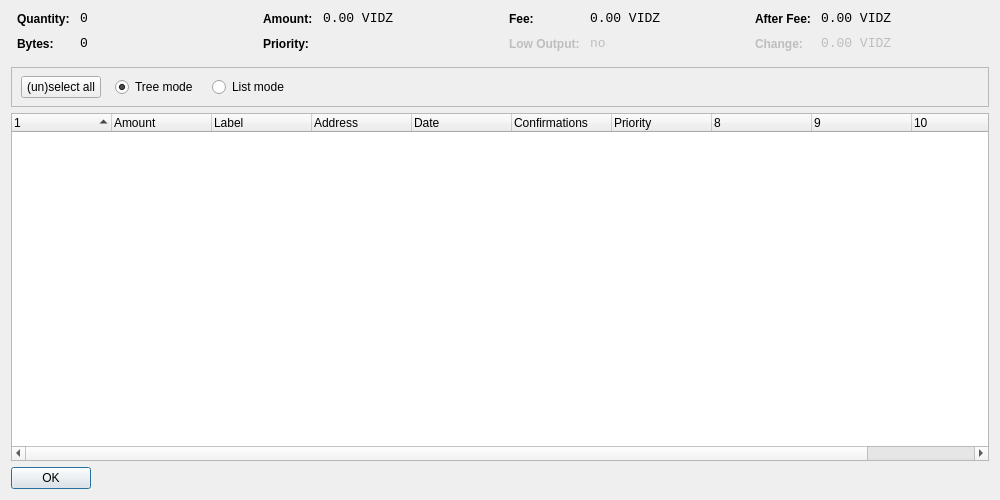
<?xml version="1.0" encoding="UTF-8"?>
<ui version="4.0">
 <class>CoinControlDialog</class>
 <widget class="QDialog" name="CoinControlDialog">
  <property name="geometry">
   <rect>
    <x>0</x>
    <y>0</y>
    <width>1000</width>
    <height>500</height>
   </rect>
  </property>
  <property name="windowTitle">
   <string>Coin Control</string>
  </property>
  <layout class="QVBoxLayout" name="verticalLayout">
   <item>
    <layout class="QHBoxLayout" name="horizontalLayoutTop" stretch="0,0,0,0">
     <property name="topMargin">
      <number>0</number>
     </property>
     <property name="bottomMargin">
      <number>10</number>
     </property>
     <item>
      <layout class="QFormLayout" name="formLayoutCoinControl1">
       <property name="horizontalSpacing">
        <number>10</number>
       </property>
       <property name="verticalSpacing">
        <number>10</number>
       </property>
       <property name="leftMargin">
        <number>6</number>
       </property>
       <property name="rightMargin">
        <number>6</number>
       </property>
       <item row="0" column="0">
        <widget class="QLabel" name="labelCoinControlQuantityText">
         <property name="styleSheet">
          <string notr="true">font-weight:bold;</string>
         </property>
         <property name="text">
          <string>Quantity:</string>
         </property>
        </widget>
       </item>
       <item row="0" column="1">
        <widget class="QLabel" name="labelCoinControlQuantity">
         <property name="font">
          <font>
           <family>Monospace</family>
           <pointsize>10</pointsize>
          </font>
         </property>
         <property name="cursor">
          <cursorShape>IBeamCursor</cursorShape>
         </property>
         <property name="contextMenuPolicy">
          <enum>Qt::ActionsContextMenu</enum>
         </property>
         <property name="text">
          <string notr="true">0</string>
         </property>
         <property name="textInteractionFlags">
          <set>Qt::LinksAccessibleByMouse|Qt::TextSelectableByKeyboard|Qt::TextSelectableByMouse</set>
         </property>
        </widget>
       </item>
       <item row="1" column="0">
        <widget class="QLabel" name="labelCoinControlBytesText">
         <property name="styleSheet">
          <string notr="true">font-weight:bold;</string>
         </property>
         <property name="text">
          <string>Bytes:</string>
         </property>
        </widget>
       </item>
       <item row="1" column="1">
        <widget class="QLabel" name="labelCoinControlBytes">
         <property name="font">
          <font>
           <family>Monospace</family>
           <pointsize>10</pointsize>
          </font>
         </property>
         <property name="cursor">
          <cursorShape>IBeamCursor</cursorShape>
         </property>
         <property name="contextMenuPolicy">
          <enum>Qt::ActionsContextMenu</enum>
         </property>
         <property name="text">
          <string notr="true">0</string>
         </property>
         <property name="textInteractionFlags">
          <set>Qt::LinksAccessibleByMouse|Qt::TextSelectableByKeyboard|Qt::TextSelectableByMouse</set>
         </property>
        </widget>
       </item>
      </layout>
     </item>
     <item>
      <layout class="QFormLayout" name="formLayoutCoinControl2">
       <property name="horizontalSpacing">
        <number>10</number>
       </property>
       <property name="verticalSpacing">
        <number>10</number>
       </property>
       <property name="leftMargin">
        <number>6</number>
       </property>
       <property name="rightMargin">
        <number>6</number>
       </property>
       <item row="0" column="0">
        <widget class="QLabel" name="labelCoinControlAmountText">
         <property name="styleSheet">
          <string notr="true">font-weight:bold;</string>
         </property>
         <property name="text">
          <string>Amount:</string>
         </property>
        </widget>
       </item>
       <item row="0" column="1">
        <widget class="QLabel" name="labelCoinControlAmount">
         <property name="font">
          <font>
           <family>Monospace</family>
           <pointsize>10</pointsize>
          </font>
         </property>
         <property name="cursor">
          <cursorShape>IBeamCursor</cursorShape>
         </property>
         <property name="contextMenuPolicy">
          <enum>Qt::ActionsContextMenu</enum>
         </property>
         <property name="text">
          <string notr="true">0.00 VIDZ</string>
         </property>
         <property name="textInteractionFlags">
          <set>Qt::LinksAccessibleByMouse|Qt::TextSelectableByKeyboard|Qt::TextSelectableByMouse</set>
         </property>
        </widget>
       </item>
       <item row="1" column="0">
        <widget class="QLabel" name="labelCoinControlPriorityText">
         <property name="styleSheet">
          <string notr="true">font-weight:bold;</string>
         </property>
         <property name="text">
          <string>Priority:</string>
         </property>
        </widget>
       </item>
       <item row="1" column="1">
        <widget class="QLabel" name="labelCoinControlPriority">
         <property name="font">
          <font>
           <family>Monospace</family>
           <pointsize>10</pointsize>
          </font>
         </property>
         <property name="cursor">
          <cursorShape>IBeamCursor</cursorShape>
         </property>
         <property name="contextMenuPolicy">
          <enum>Qt::ActionsContextMenu</enum>
         </property>
         <property name="text">
          <string/>
         </property>
         <property name="textInteractionFlags">
          <set>Qt::LinksAccessibleByMouse|Qt::TextSelectableByKeyboard|Qt::TextSelectableByMouse</set>
         </property>
        </widget>
       </item>
      </layout>
     </item>
     <item>
      <layout class="QFormLayout" name="formLayoutCoinControl3">
       <property name="horizontalSpacing">
        <number>10</number>
       </property>
       <property name="verticalSpacing">
        <number>10</number>
       </property>
       <property name="leftMargin">
        <number>6</number>
       </property>
       <property name="rightMargin">
        <number>6</number>
       </property>
       <item row="0" column="0">
        <widget class="QLabel" name="labelCoinControlFeeText">
         <property name="styleSheet">
          <string notr="true">font-weight:bold;</string>
         </property>
         <property name="text">
          <string>Fee:</string>
         </property>
        </widget>
       </item>
       <item row="0" column="1">
        <widget class="QLabel" name="labelCoinControlFee">
         <property name="font">
          <font>
           <family>Monospace</family>
           <pointsize>10</pointsize>
          </font>
         </property>
         <property name="cursor">
          <cursorShape>IBeamCursor</cursorShape>
         </property>
         <property name="contextMenuPolicy">
          <enum>Qt::ActionsContextMenu</enum>
         </property>
         <property name="text">
          <string notr="true">0.00 VIDZ</string>
         </property>
         <property name="textInteractionFlags">
          <set>Qt::LinksAccessibleByMouse|Qt::TextSelectableByKeyboard|Qt::TextSelectableByMouse</set>
         </property>
        </widget>
       </item>
       <item row="1" column="0">
        <widget class="QLabel" name="labelCoinControlLowOutputText">
         <property name="enabled">
          <bool>false</bool>
         </property>
         <property name="styleSheet">
          <string notr="true">font-weight:bold;</string>
         </property>
         <property name="text">
          <string>Low Output:</string>
         </property>
        </widget>
       </item>
       <item row="1" column="1">
        <widget class="QLabel" name="labelCoinControlLowOutput">
         <property name="enabled">
          <bool>false</bool>
         </property>
         <property name="font">
          <font>
           <family>Monospace</family>
           <pointsize>10</pointsize>
          </font>
         </property>
         <property name="cursor">
          <cursorShape>IBeamCursor</cursorShape>
         </property>
         <property name="contextMenuPolicy">
          <enum>Qt::ActionsContextMenu</enum>
         </property>
         <property name="text">
          <string notr="true">no</string>
         </property>
         <property name="textInteractionFlags">
          <set>Qt::LinksAccessibleByMouse|Qt::TextSelectableByKeyboard|Qt::TextSelectableByMouse</set>
         </property>
        </widget>
       </item>
      </layout>
     </item>
     <item>
      <layout class="QFormLayout" name="formLayoutCoinControl4">
       <property name="horizontalSpacing">
        <number>10</number>
       </property>
       <property name="verticalSpacing">
        <number>10</number>
       </property>
       <property name="leftMargin">
        <number>6</number>
       </property>
       <property name="rightMargin">
        <number>6</number>
       </property>
       <item row="0" column="0">
        <widget class="QLabel" name="labelCoinControlAfterFeeText">
         <property name="styleSheet">
          <string notr="true">font-weight:bold;</string>
         </property>
         <property name="text">
          <string>After Fee:</string>
         </property>
        </widget>
       </item>
       <item row="0" column="1">
        <widget class="QLabel" name="labelCoinControlAfterFee">
         <property name="font">
          <font>
           <family>Monospace</family>
           <pointsize>10</pointsize>
          </font>
         </property>
         <property name="cursor">
          <cursorShape>IBeamCursor</cursorShape>
         </property>
         <property name="contextMenuPolicy">
          <enum>Qt::ActionsContextMenu</enum>
         </property>
         <property name="text">
          <string notr="true">0.00 VIDZ</string>
         </property>
         <property name="textInteractionFlags">
          <set>Qt::LinksAccessibleByMouse|Qt::TextSelectableByKeyboard|Qt::TextSelectableByMouse</set>
         </property>
        </widget>
       </item>
       <item row="1" column="0">
        <widget class="QLabel" name="labelCoinControlChangeText">
         <property name="enabled">
          <bool>false</bool>
         </property>
         <property name="styleSheet">
          <string notr="true">font-weight:bold;</string>
         </property>
         <property name="text">
          <string>Change:</string>
         </property>
        </widget>
       </item>
       <item row="1" column="1">
        <widget class="QLabel" name="labelCoinControlChange">
         <property name="enabled">
          <bool>false</bool>
         </property>
         <property name="font">
          <font>
           <family>Monospace</family>
           <pointsize>10</pointsize>
          </font>
         </property>
         <property name="cursor">
          <cursorShape>IBeamCursor</cursorShape>
         </property>
         <property name="contextMenuPolicy">
          <enum>Qt::ActionsContextMenu</enum>
         </property>
         <property name="text">
          <string notr="true">0.00 VIDZ</string>
         </property>
         <property name="textInteractionFlags">
          <set>Qt::LinksAccessibleByMouse|Qt::TextSelectableByKeyboard|Qt::TextSelectableByMouse</set>
         </property>
        </widget>
       </item>
      </layout>
     </item>
    </layout>
   </item>
   <item>
    <widget class="QFrame" name="frame">
     <property name="minimumSize">
      <size>
       <width>0</width>
       <height>40</height>
      </size>
     </property>
     <property name="frameShape">
      <enum>QFrame::StyledPanel</enum>
     </property>
     <property name="frameShadow">
      <enum>QFrame::Sunken</enum>
     </property>
     <widget class="QWidget" name="horizontalLayoutWidget">
      <property name="geometry">
       <rect>
        <x>10</x>
        <y>0</y>
        <width>781</width>
        <height>41</height>
       </rect>
      </property>
      <layout class="QHBoxLayout" name="horizontalLayoutPanel" stretch="0,0,0,0,0">
       <property name="spacing">
        <number>14</number>
       </property>
       <item>
        <widget class="QPushButton" name="pushButtonSelectAll">
         <property name="sizePolicy">
          <sizepolicy hsizetype="Maximum" vsizetype="Fixed">
           <horstretch>0</horstretch>
           <verstretch>0</verstretch>
          </sizepolicy>
         </property>
         <property name="text">
          <string>(un)select all</string>
         </property>
        </widget>
       </item>
       <item>
        <widget class="QRadioButton" name="radioTreeMode">
         <property name="sizePolicy">
          <sizepolicy hsizetype="Maximum" vsizetype="Fixed">
           <horstretch>0</horstretch>
           <verstretch>0</verstretch>
          </sizepolicy>
         </property>
         <property name="text">
          <string>Tree mode</string>
         </property>
         <property name="checked">
          <bool>true</bool>
         </property>
        </widget>
       </item>
       <item>
        <widget class="QRadioButton" name="radioListMode">
         <property name="sizePolicy">
          <sizepolicy hsizetype="Maximum" vsizetype="Fixed">
           <horstretch>0</horstretch>
           <verstretch>0</verstretch>
          </sizepolicy>
         </property>
         <property name="text">
          <string>List mode</string>
         </property>
        </widget>
       </item>
       <item>
        <spacer name="horizontalSpacer">
         <property name="orientation">
          <enum>Qt::Horizontal</enum>
         </property>
         <property name="sizeHint" stdset="0">
          <size>
           <width>40</width>
           <height>20</height>
          </size>
         </property>
        </spacer>
       </item>
      </layout>
     </widget>
    </widget>
   </item>
   <item>
    <widget class="CoinControlTreeWidget" name="treeWidget">
     <property name="contextMenuPolicy">
      <enum>Qt::CustomContextMenu</enum>
     </property>
     <property name="sortingEnabled">
      <bool>false</bool>
     </property>
     <property name="columnCount">
      <number>11</number>
     </property>
     <attribute name="headerShowSortIndicator" stdset="0">
      <bool>true</bool>
     </attribute>
     <attribute name="headerStretchLastSection">
      <bool>false</bool>
     </attribute>
     <column>
      <property name="text">
       <string/>
      </property>
     </column>
     <column>
      <property name="text">
       <string>Amount</string>
      </property>
     </column>
     <column>
      <property name="text">
       <string>Label</string>
      </property>
     </column>
     <column>
      <property name="text">
       <string>Address</string>
      </property>
     </column>
     <column>
      <property name="text">
       <string>Date</string>
      </property>
     </column>
     <column>
      <property name="text">
       <string>Confirmations</string>
      </property>
      <property name="toolTip">
       <string>Confirmed</string>
      </property>
     </column>
     <column>
      <property name="text">
       <string>Priority</string>
      </property>
     </column>
     <column>
      <property name="text">
       <string/>
      </property>
     </column>
     <column>
      <property name="text">
       <string/>
      </property>
     </column>
     <column>
      <property name="text">
       <string/>
      </property>
     </column>
     <column>
      <property name="text">
       <string/>
      </property>
     </column>
    </widget>
   </item>
   <item>
    <widget class="QDialogButtonBox" name="buttonBox">
     <property name="sizePolicy">
      <sizepolicy hsizetype="Maximum" vsizetype="Fixed">
       <horstretch>0</horstretch>
       <verstretch>0</verstretch>
      </sizepolicy>
     </property>
     <property name="orientation">
      <enum>Qt::Horizontal</enum>
     </property>
     <property name="standardButtons">
      <set>QDialogButtonBox::Ok</set>
     </property>
    </widget>
   </item>
  </layout>
 </widget>
 <customwidgets>
  <customwidget>
   <class>CoinControlTreeWidget</class>
   <extends>QTreeWidget</extends>
   <header>coincontroltreewidget.h</header>
  </customwidget>
 </customwidgets>
 <resources/>
 <connections/>
</ui>
